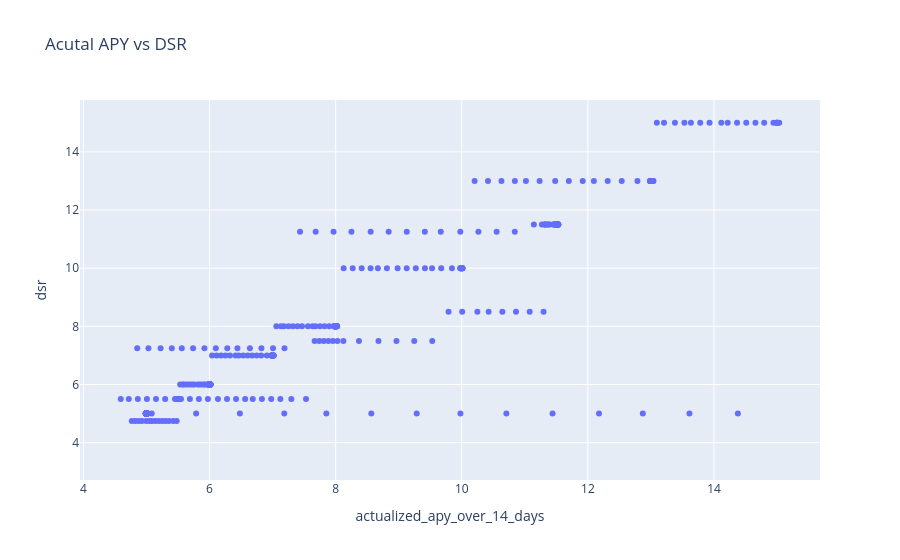

Write notebook code for a chart like this one.
### Code cell
px.scatter(df, x= 'actualized_apy_over_14_days', y='dsr', title='Acutal APY vs DSR')

### Figure 1 — Plotly figure (JSON) as saved in the notebook; plotly's stock layout.template omitted (floating-point values rounded to 4 significant figures; data arrays with more than 128 entries replaced by an {"elided": "..."} marker saying what was removed)
{"data": [{"hovertemplate": "actualized_apy_over_14_days=%{x}<br>dsr=%{y}<extra></extra>", "legendgroup": "", "marker": {"color": "#636efa", "symbol": "circle"}, "mode": "markers", "name": "", "orientation": "v", "showlegend": false, "type": "scatter", "x": {"elided": "583 float values"}, "xaxis": "x", "y": {"elided": "583 float values"}, "yaxis": "y"}], "layout": {"legend": {"tracegroupgap": 0}, "title": {"text": "Acutal APY vs DSR"}, "xaxis": {"anchor": "y", "domain": [0, 1], "title": {"text": "actualized_apy_over_14_days"}}, "yaxis": {"anchor": "x", "domain": [0, 1], "title": {"text": "dsr"}}}}
